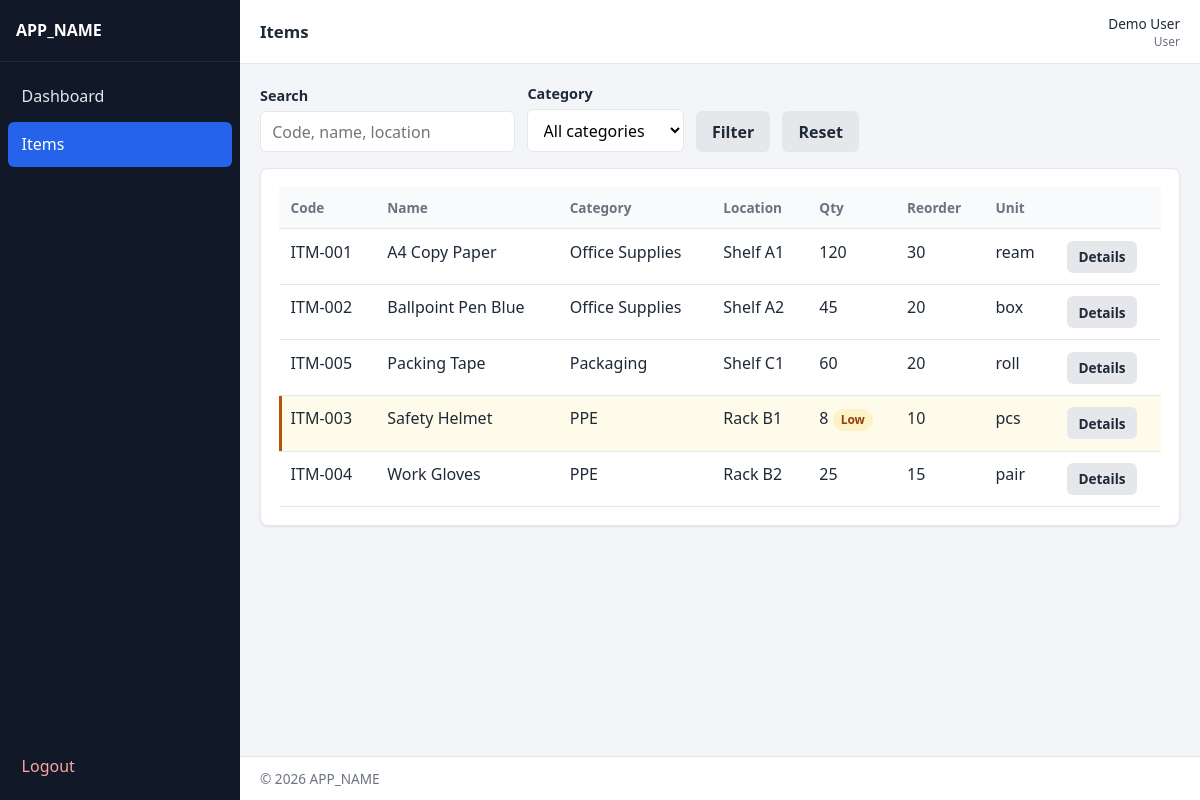
The app's page /user/items.php (signed in) with its own data.
### tables this page shows
CREATE TABLE items (
    id INT UNSIGNED AUTO_INCREMENT PRIMARY KEY,
    item_code VARCHAR(50) NOT NULL,
    item_name VARCHAR(150) NOT NULL,
    category VARCHAR(100) NOT NULL,
    location VARCHAR(100) NOT NULL,
    quantity INT NOT NULL DEFAULT 0,
    unit VARCHAR(30) NOT NULL,
    reorder_level INT NOT NULL DEFAULT 0,
    created_at TIMESTAMP NOT NULL DEFAULT CURRENT_TIMESTAMP,
    updated_at TIMESTAMP NOT NULL DEFAULT CURRENT_TIMESTAMP ON UPDATE CURRENT_TIMESTAMP,
    UNIQUE KEY uq_items_code (item_code),
    KEY idx_items_name (item_name),
    KEY idx_items_category (category),
    KEY idx_items_location (location),
    CONSTRAINT chk_items_quantity CHECK (quantity >= 0),
    CONSTRAINT chk_items_reorder CHECK (reorder_level >= 0)
);

### includes/functions.php (called while the page is built, shortened)
<?php
function e(?string $value): string
{
    return htmlspecialchars((string) $value, ENT_QUOTES | ENT_SUBSTITUTE, 'UTF-8');
}
function url(string $path = ''): string
{
    $base = rtrim(BASE_PATH, '/');
    $path = '/' . ltrim($path, '/');
    return ($base === '' ? '' : $base) . $path;
}
function trim_str(mixed $value): string
{
    return trim((string) ($value ?? ''));
}

### user/items.php (the view, shortened to what this page needs)
<?php
$pdo = db();
$q = trim_str($_GET['q'] ?? '');
$page = positive_int($_GET['page'] ?? 1) ?? 1;
$where = [];
$params = [];
$whereSql = $where ? ('WHERE ' . implode(' AND ', $where)) : '';
$countStmt = $pdo->prepare("SELECT COUNT(*) FROM items {$whereSql}");
$countStmt->execute($params);
$total = (int) $countStmt->fetchColumn();
$pager = paginate($total, $page, 20);
$listStmt = $pdo->prepare(
    "SELECT * FROM items {$whereSql}
     ORDER BY item_name ASC
     LIMIT :limit OFFSET :offset"
);
$listStmt->bindValue(':limit', $pager['per_page'], PDO::PARAM_INT);
$listStmt->bindValue(':offset', $pager['offset'], PDO::PARAM_INT);
$listStmt->execute();
$items = $listStmt->fetchAll();
require __DIR__ . '/../includes/header.php';
?>
<div class="toolbar">
    <form method="get" action="<?= e(url('user/items.php')) ?>" class="toolbar" style="margin:0;flex:1;">
        <div class="form-group">
            <label for="q">Search</label>
            <input type="text" id="q" name="q" value="<?= e($q) ?>" placeholder="Code, name, location">
        </div>
        <div class="form-group">
            <label for="category">Category</label>
            <select id="category" name="category">
                <option value="">All categories</option>
            </select>
        </div>
        <button type="submit" class="btn btn-secondary">Filter</button>
        <a class="btn btn-secondary" href="<?= e(url('user/items.php')) ?>">Reset</a>
    </form>
</div>
<div class="card">
    <?php if (!$items): ?>
        <div class="empty-state">No items found.</div>
    <?php else: ?>
        <div class="table-wrap">
            <table class="data-table">
                <thead>
                    <tr>
                        <th>Code</th>
                        <th>Name</th>
                        <th>Category</th>
                        <th>Location</th>
                        <th>Qty</th>
                        <th>Reorder</th>
                        <th>Unit</th>
                        <th></th>
                    </tr>
                </thead>
                <tbody>
                    <?php foreach ($items as $row): ?>
                        <?php $isLow = (int) $row['quantity'] <= (int) $row['reorder_level']; ?>
                        <tr class="<?= $isLow ? 'low-stock' : '' ?>">
                            <td><?= e($row['item_code']) ?></td>
                            <td><?= e($row['item_name']) ?></td>
                            <td><?= e($row['category']) ?></td>
                            <td><?= e($row['location']) ?></td>
                            <td>
                                <?= e((string) $row['quantity']) ?>
                                <?php if ($isLow): ?><span class="badge badge-low">Low</span><?php endif; ?>
                            </td>
                            <td><?= e((string) $row['reorder_level']) ?></td>
                            <td><?= e($row['unit']) ?></td>
                            <td>
                                <a class="btn btn-sm btn-secondary" href="<?= e(url('user/item-details.php?id=' . $row['id'])) ?>">Details</a>
                            </td>
                        </tr>
                    <?php endforeach; ?>
                </tbody>
            </table>
        </div>
    <?php endif; ?>
</div>
<?php require __DIR__ . '/../includes/footer.php'; ?>

### assets/css/style.css (style rules this page uses)
:root { --bg: #f3f5f8; --surface: #ffffff; --text: #1f2937; --muted: #6b7280; --border: #e5e7eb; --primary: #1d4ed8; --primary-dark: #1e40af; --danger: #b91c1c; --danger-bg: #fef2f2; --success: #047857; --success-bg: #ecfdf5; --warning: #b45309; --warning-bg: #fffbeb; --info-bg: #eff6ff; --sidebar: #111827; --sidebar-text: #e5e7eb; --sidebar-active: #2563eb; --shadow: 0 1px 3px rgba(0, 0, 0, 0.08); --radius: 8px; --font: "Segoe UI", Tahoma, Geneva, Verdana, sans-serif; }
*, *::before, *::after { box-sizing: border-box; }
html, body { margin: 0; padding: 0; font-family: var(--font); color: var(--text); background: var(--bg); min-height: 100%; }
a { color: var(--primary); text-decoration: none; }
.card { background: var(--surface); border: 1px solid var(--border); border-radius: var(--radius); padding: 1.1rem; box-shadow: var(--shadow); margin-bottom: 1rem; }
.toolbar { display: flex; flex-wrap: wrap; gap: 0.75rem; align-items: flex-end; margin-bottom: 1rem; }
.toolbar .form-group { margin: 0; min-width: 140px; }
.form-group { display: flex; flex-direction: column; gap: 0.35rem; }
.form-group label { font-size: 0.9rem; font-weight: 600; }
.form-group input, .form-group select, .form-group textarea { border: 1px solid var(--border); border-radius: 6px; padding: 0.55rem 0.7rem; font: inherit; background: #fff; }
.btn { display: inline-flex; align-items: center; justify-content: center; gap: 0.35rem; border: 1px solid transparent; border-radius: 6px; padding: 0.55rem 0.95rem; font: inherit; font-weight: 600; cursor: pointer; text-decoration: none; background: #e5e7eb; color: var(--text); }
.btn-secondary { background: #e5e7eb; }
.btn-sm { padding: 0.35rem 0.65rem; font-size: 0.85rem; }
.table-wrap { width: 100%; overflow-x: auto; }
table.data-table { width: 100%; border-collapse: collapse; background: var(--surface); }
table.data-table th, table.data-table td { padding: 0.7rem 0.75rem; border-bottom: 1px solid var(--border); text-align: left; vertical-align: top; white-space: nowrap; }
table.data-table th { font-size: 0.85rem; color: var(--muted); background: #f9fafb; }
table.data-table tr.low-stock { background: var(--warning-bg); }
table.data-table tr.low-stock td:first-child { box-shadow: inset 3px 0 0 var(--warning); }
.badge { display: inline-block; padding: 0.15rem 0.5rem; border-radius: 999px; font-size: 0.75rem; font-weight: 700; }
.badge-low { background: #fef3c7; color: #92400e; }

### records on screen
items: item_code "ITM-001", item_name "A4 Copy Paper", category "Office Supplies", location "Shelf A1", quantity "120", reorder_level "30", unit "ream"
items: item_code "ITM-002", item_name "Ballpoint Pen Blue", category "Office Supplies", location "Shelf A2", quantity "45", reorder_level "20", unit "box"
items: item_code "ITM-005", item_name "Packing Tape", category "Packaging", location "Shelf C1", quantity "60", reorder_level "20", unit "roll"
items: item_code "ITM-003", item_name "Safety Helmet", category "PPE", location "Rack B1", quantity "8", shows "Low", reorder_level "10", unit "pcs"
items: item_code "ITM-004", item_name "Work Gloves", category "PPE", location "Rack B2", quantity "25", reorder_level "15", unit "pair"

### other values on screen
APP_NAME "APP_NAME"
$pageTitle "Items"
$user['full_name'] "Demo User"
$user['role'] "User"
